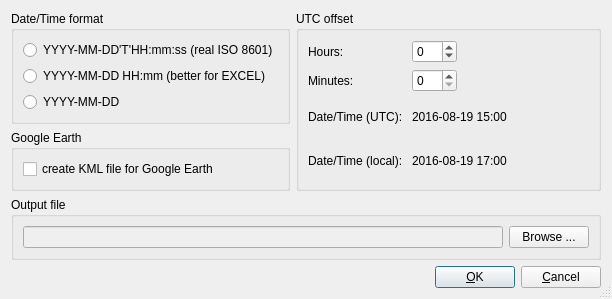
<?xml version="1.0" encoding="UTF-8"?>
<ui version="4.0">
 <class>ExifToolOptionsDialog</class>
 <widget class="QDialog" name="ExifToolOptionsDialog">
  <property name="geometry">
   <rect>
    <x>0</x>
    <y>0</y>
    <width>612</width>
    <height>292</height>
   </rect>
  </property>
  <property name="windowTitle">
   <string>ExifTool options</string>
  </property>
  <property name="locale">
   <locale language="English" country="UnitedStates"/>
  </property>
  <property name="sizeGripEnabled">
   <bool>true</bool>
  </property>
  <layout class="QGridLayout" name="gridLayout_4">
   <item row="0" column="1">
    <widget class="QGroupBox" name="groupBox_3">
     <property name="title">
      <string>Date/Time format</string>
     </property>
     <layout class="QGridLayout" name="gridLayout_2">
      <item row="0" column="0">
       <widget class="QRadioButton" name="realISO_radioButton">
        <property name="text">
         <string>YYYY-MM-DD'T'HH:mm:ss (real ISO 8601)</string>
        </property>
       </widget>
      </item>
      <item row="1" column="0">
       <widget class="QRadioButton" name="ISO_radioButton">
        <property name="text">
         <string>YYYY-MM-DD HH:mm (better for EXCEL)</string>
        </property>
       </widget>
      </item>
      <item row="2" column="0">
       <widget class="QRadioButton" name="Day_radioButton">
        <property name="text">
         <string>YYYY-MM-DD</string>
        </property>
       </widget>
      </item>
     </layout>
    </widget>
   </item>
   <item row="0" column="2" rowspan="2">
    <widget class="QGroupBox" name="groupBox_2">
     <property name="title">
      <string>UTC offset</string>
     </property>
     <layout class="QGridLayout" name="gridLayout">
      <item row="0" column="0">
       <widget class="QLabel" name="label">
        <property name="text">
         <string>Hours:</string>
        </property>
       </widget>
      </item>
      <item row="0" column="1">
       <widget class="QSpinBox" name="UtcOffsetHours_spinBox">
        <property name="minimum">
         <number>-12</number>
        </property>
        <property name="maximum">
         <number>14</number>
        </property>
       </widget>
      </item>
      <item row="0" column="2">
       <spacer name="horizontalSpacer_2">
        <property name="orientation">
         <enum>Qt::Horizontal</enum>
        </property>
        <property name="sizeHint" stdset="0">
         <size>
          <width>47</width>
          <height>20</height>
         </size>
        </property>
       </spacer>
      </item>
      <item row="1" column="0">
       <widget class="QLabel" name="label_2">
        <property name="text">
         <string>Minutes:</string>
        </property>
       </widget>
      </item>
      <item row="1" column="1">
       <widget class="QSpinBox" name="UtcOffsetMinutes_spinBox">
        <property name="maximum">
         <number>45</number>
        </property>
        <property name="singleStep">
         <number>15</number>
        </property>
       </widget>
      </item>
      <item row="1" column="2">
       <spacer name="horizontalSpacer_3">
        <property name="orientation">
         <enum>Qt::Horizontal</enum>
        </property>
        <property name="sizeHint" stdset="0">
         <size>
          <width>47</width>
          <height>20</height>
         </size>
        </property>
       </spacer>
      </item>
      <item row="2" column="0">
       <widget class="QLabel" name="label_3">
        <property name="text">
         <string>Date/Time (UTC): </string>
        </property>
       </widget>
      </item>
      <item row="2" column="1" colspan="2">
       <widget class="QLabel" name="DateTimeUTC_label">
        <property name="text">
         <string>2016-08-19 15:00</string>
        </property>
       </widget>
      </item>
      <item row="3" column="0">
       <widget class="QLabel" name="label_4">
        <property name="text">
         <string>Date/Time (local): </string>
        </property>
       </widget>
      </item>
      <item row="3" column="1" colspan="2">
       <widget class="QLabel" name="DateTimeLocal_label">
        <property name="text">
         <string>2016-08-19 17:00</string>
        </property>
       </widget>
      </item>
     </layout>
    </widget>
   </item>
   <item row="2" column="1" colspan="2">
    <widget class="QGroupBox" name="groupBox">
     <property name="title">
      <string>Output file</string>
     </property>
     <layout class="QGridLayout" name="gridLayout_3">
      <item row="0" column="0">
       <widget class="QLineEdit" name="FilenameExifOut_lineEdit">
        <property name="enabled">
         <bool>false</bool>
        </property>
        <property name="minimumSize">
         <size>
          <width>0</width>
          <height>0</height>
         </size>
        </property>
       </widget>
      </item>
      <item row="0" column="1">
       <widget class="QPushButton" name="BrowseFilenameExifOut_pushButton">
        <property name="text">
         <string>Browse ...</string>
        </property>
       </widget>
      </item>
     </layout>
    </widget>
   </item>
   <item row="3" column="1" colspan="2">
    <layout class="QHBoxLayout" name="horizontalLayout_2">
     <item>
      <spacer name="horizontalSpacer">
       <property name="orientation">
        <enum>Qt::Horizontal</enum>
       </property>
       <property name="sizeHint" stdset="0">
        <size>
         <width>40</width>
         <height>20</height>
        </size>
       </property>
      </spacer>
     </item>
     <item>
      <widget class="QPushButton" name="OK_pushButton">
       <property name="text">
        <string>&amp;OK</string>
       </property>
       <property name="default">
        <bool>true</bool>
       </property>
      </widget>
     </item>
     <item>
      <widget class="QPushButton" name="Cancel_pushButton">
       <property name="text">
        <string>&amp;Cancel</string>
       </property>
      </widget>
     </item>
    </layout>
   </item>
   <item row="1" column="1">
    <widget class="QGroupBox" name="groupBox_4">
     <property name="title">
      <string>Google Earth</string>
     </property>
     <layout class="QGridLayout" name="gridLayout_5">
      <item row="0" column="0">
       <widget class="QCheckBox" name="CreateKmlFile_checkBox">
        <property name="text">
         <string>create KML file for Google Earth</string>
        </property>
       </widget>
      </item>
     </layout>
    </widget>
   </item>
  </layout>
 </widget>
 <tabstops>
  <tabstop>UtcOffsetHours_spinBox</tabstop>
  <tabstop>UtcOffsetMinutes_spinBox</tabstop>
  <tabstop>CreateKmlFile_checkBox</tabstop>
  <tabstop>FilenameExifOut_lineEdit</tabstop>
  <tabstop>BrowseFilenameExifOut_pushButton</tabstop>
  <tabstop>OK_pushButton</tabstop>
  <tabstop>Cancel_pushButton</tabstop>
  <tabstop>realISO_radioButton</tabstop>
  <tabstop>ISO_radioButton</tabstop>
  <tabstop>Day_radioButton</tabstop>
 </tabstops>
 <resources/>
 <connections/>
</ui>
